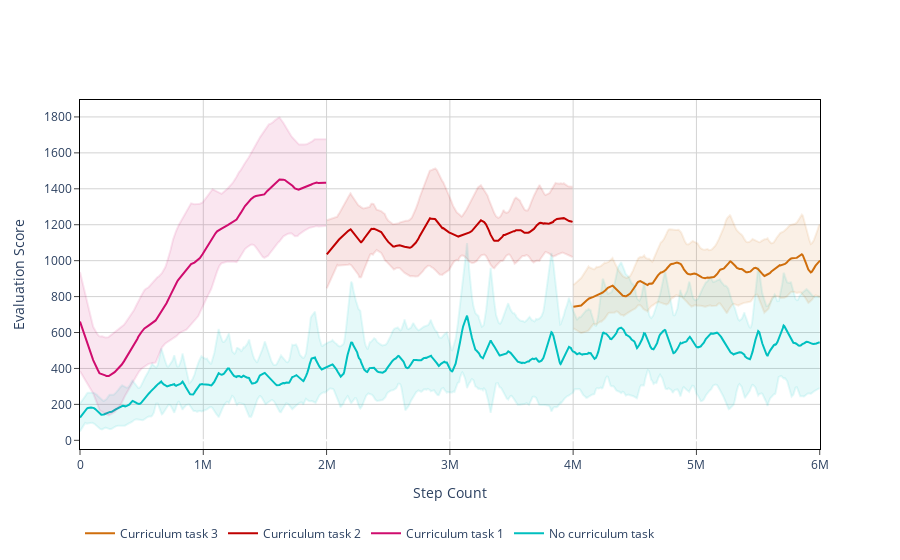

The cell this chart's notebook holds for it:
### Code cell
vis.plot_trajectories(
    [ppo_stats_nocurr, ppo_stats_curr],
    time_domain='steps',
    show_std=True
)

### Figure 1 — Plotly figure (JSON) as saved in the notebook; plotly's stock layout.template omitted (floating-point values rounded to 4 significant figures; data arrays with more than 128 entries replaced by an {"elided": "..."} marker saying what was removed)
{"data": [{"line": {"color": "#00bfbf"}, "mode": "lines", "name": "No curriculum task", "type": "scatter", "x": {"elided": "1369 int values"}, "y": {"elided": "1369 float values"}}, {"line": {"color": "rgba(0, 191, 191, 0.1)"}, "mode": "lines", "showlegend": false, "type": "scatter", "x": {"elided": "1369 int values"}, "y": {"elided": "1369 float values"}}, {"fill": "tonexty", "fillcolor": "rgba(0, 191, 191, 0.1)", "line": {"color": "rgba(0, 191, 191, 0.1)"}, "mode": "lines", "showlegend": false, "type": "scatter", "x": {"elided": "1369 int values"}, "y": {"elided": "1369 float values"}}, {"line": {"color": "#cf0c6e"}, "mode": "lines", "name": "Curriculum task 1", "type": "scatter", "x": {"elided": "159 int values"}, "y": {"elided": "159 float values"}}, {"line": {"color": "rgba(207, 12, 110, 0.1)"}, "mode": "lines", "showlegend": false, "type": "scatter", "x": {"elided": "159 int values"}, "y": {"elided": "159 float values"}}, {"fill": "tonexty", "fillcolor": "rgba(207, 12, 110, 0.1)", "line": {"color": "rgba(207, 12, 110, 0.1)"}, "mode": "lines", "showlegend": false, "type": "scatter", "x": {"elided": "159 int values"}, "y": {"elided": "159 float values"}}, {"line": {"color": "#bf0000"}, "mode": "lines", "name": "Curriculum task 2", "type": "scatter", "x": {"elided": "289 float values"}, "y": {"elided": "289 float values"}}, {"line": {"color": "rgba(191, 0, 0, 0.1)"}, "mode": "lines", "showlegend": false, "type": "scatter", "x": {"elided": "289 float values"}, "y": {"elided": "289 float values"}}, {"fill": "tonexty", "fillcolor": "rgba(191, 0, 0, 0.1)", "line": {"color": "rgba(191, 0, 0, 0.1)"}, "mode": "lines", "showlegend": false, "type": "scatter", "x": {"elided": "289 float values"}, "y": {"elided": "289 float values"}}, {"line": {"color": "#cf6e0c"}, "mode": "lines", "name": "Curriculum task 3", "type": "scatter", "x": {"elided": "440 int values"}, "y": {"elided": "440 float values"}}, {"line": {"color": "rgba(207, 110, 12, 0.1)"}, "mode": "lines", "showlegend": false, "type": "scatter", "x": {"elided": "440 int values"}, "y": {"elided": "440 float values"}}, {"fill": "tonexty", "fillcolor": "rgba(207, 110, 12, 0.1)", "line": {"color": "rgba(207, 110, 12, 0.1)"}, "mode": "lines", "showlegend": false, "type": "scatter", "x": {"elided": "440 int values"}, "y": {"elided": "440 float values"}}], "layout": {"font": {"size": 12}, "legend": {"orientation": "h", "x": 0, "xanchor": "left", "y": -0.2, "yanchor": "top"}, "plot_bgcolor": "white", "title": {"x": 0.5}, "xaxis": {"gridcolor": "lightgrey", "linecolor": "black", "mirror": true, "showline": true, "ticks": "outside", "title": {"text": "Step Count"}}, "yaxis": {"gridcolor": "lightgrey", "linecolor": "black", "mirror": true, "showline": true, "ticks": "outside", "title": {"text": "Evaluation Score"}}}}
